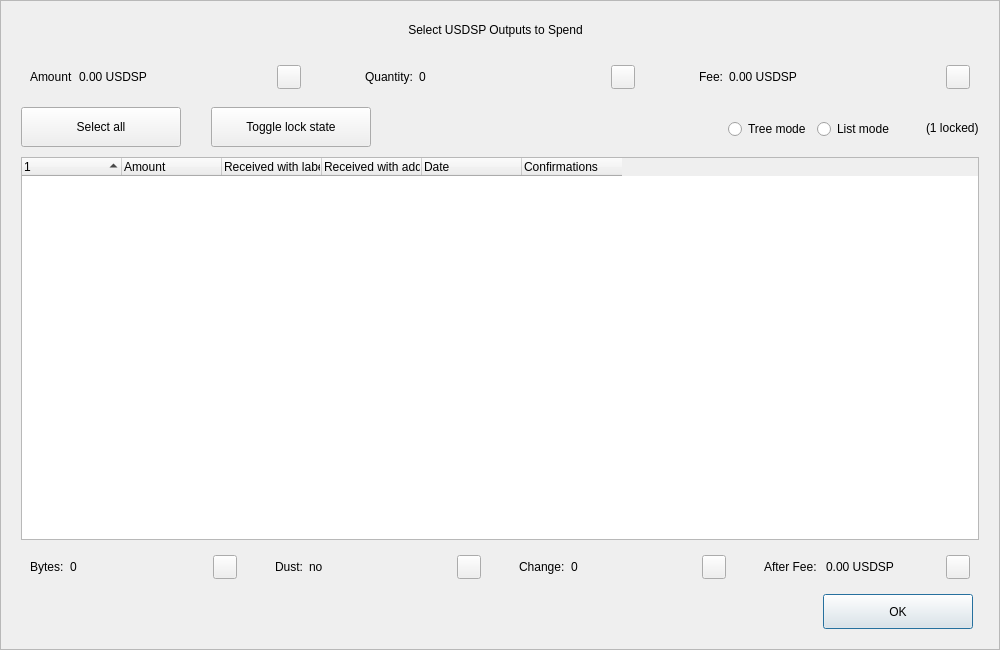
<?xml version="1.0" encoding="UTF-8"?>
<ui version="4.0">
 <class>CoinControlDialog</class>
 <widget class="QDialog" name="CoinControlDialog">
  <property name="geometry">
   <rect>
    <x>0</x>
    <y>0</y>
    <width>1000</width>
    <height>650</height>
   </rect>
  </property>
  <property name="minimumSize">
   <size>
    <width>950</width>
    <height>650</height>
   </size>
  </property>
  <property name="windowTitle">
   <string>Coin Selection</string>
  </property>
  <property name="styleSheet">
   <string notr="true"/>
  </property>
  <layout class="QVBoxLayout" name="verticalLayout">
   <property name="spacing">
    <number>0</number>
   </property>
   <property name="leftMargin">
    <number>0</number>
   </property>
   <property name="topMargin">
    <number>0</number>
   </property>
   <property name="rightMargin">
    <number>0</number>
   </property>
   <property name="bottomMargin">
    <number>0</number>
   </property>
   <item>
    <widget class="QFrame" name="frameContainer">
     <property name="toolTipDuration">
      <number>0</number>
     </property>
     <property name="frameShape">
      <enum>QFrame::StyledPanel</enum>
     </property>
     <property name="frameShadow">
      <enum>QFrame::Raised</enum>
     </property>
     <layout class="QVBoxLayout" name="verticalLayout_2">
      <property name="leftMargin">
       <number>0</number>
      </property>
      <property name="rightMargin">
       <number>0</number>
      </property>
      <property name="bottomMargin">
       <number>20</number>
      </property>
      <item>
       <layout class="QHBoxLayout" name="horizontalLayout_12">
        <property name="spacing">
         <number>0</number>
        </property>
        <property name="leftMargin">
         <number>20</number>
        </property>
        <property name="rightMargin">
         <number>30</number>
        </property>
        <item>
         <spacer name="horizontalSpacer_4">
          <property name="orientation">
           <enum>Qt::Horizontal</enum>
          </property>
          <property name="sizeHint" stdset="0">
           <size>
            <width>40</width>
            <height>20</height>
           </size>
          </property>
         </spacer>
        </item>
        <item>
         <widget class="QLabel" name="labelTitle">
          <property name="minimumSize">
           <size>
            <width>0</width>
            <height>40</height>
           </size>
          </property>
          <property name="maximumSize">
           <size>
            <width>16777215</width>
            <height>40</height>
           </size>
          </property>
          <property name="text">
           <string>Select USDSP Outputs to Spend</string>
          </property>
          <property name="alignment">
           <set>Qt::AlignCenter</set>
          </property>
          <property name="margin">
           <number>7</number>
          </property>
         </widget>
        </item>
        <item>
         <spacer name="horizontalSpacer_5">
          <property name="orientation">
           <enum>Qt::Horizontal</enum>
          </property>
          <property name="sizeHint" stdset="0">
           <size>
            <width>40</width>
            <height>20</height>
           </size>
          </property>
         </spacer>
        </item>
       </layout>
      </item>
      <item>
       <layout class="QHBoxLayout" name="horizontalLayout_8">
        <property name="leftMargin">
         <number>20</number>
        </property>
        <property name="rightMargin">
         <number>20</number>
        </property>
        <item>
         <widget class="QWidget" name="layoutAmount" native="true">
          <layout class="QHBoxLayout" name="horizontalLayout_9" stretch="0,1,0">
           <item>
            <widget class="QLabel" name="labelCoinControlAmountText">
             <property name="text">
              <string>Amount</string>
             </property>
            </widget>
           </item>
           <item>
            <widget class="QLabel" name="labelCoinControlAmount">
             <property name="text">
              <string>0.00 USDSP</string>
             </property>
            </widget>
           </item>
           <item alignment="Qt::AlignHCenter|Qt::AlignVCenter">
            <widget class="QPushButton" name="pushButtonAmount">
             <property name="minimumSize">
              <size>
               <width>0</width>
               <height>24</height>
              </size>
             </property>
             <property name="maximumSize">
              <size>
               <width>24</width>
               <height>26</height>
              </size>
             </property>
             <property name="focusPolicy">
              <enum>Qt::NoFocus</enum>
             </property>
             <property name="styleSheet">
              <string notr="true">padding-bottom:2px;
padding-right:4px;</string>
             </property>
             <property name="text">
              <string/>
             </property>
            </widget>
           </item>
          </layout>
         </widget>
        </item>
        <item>
         <spacer name="horizontalSpacer_2">
          <property name="orientation">
           <enum>Qt::Horizontal</enum>
          </property>
          <property name="sizeType">
           <enum>QSizePolicy::Fixed</enum>
          </property>
          <property name="sizeHint" stdset="0">
           <size>
            <width>40</width>
            <height>20</height>
           </size>
          </property>
         </spacer>
        </item>
        <item>
         <widget class="QWidget" name="layoutQuantity" native="true">
          <layout class="QHBoxLayout" name="horizontalLayout_10" stretch="0,1,0">
           <item>
            <widget class="QLabel" name="labelCoinControlQuantityText">
             <property name="text">
              <string>Quantity:</string>
             </property>
            </widget>
           </item>
           <item>
            <widget class="QLabel" name="labelCoinControlQuantity">
             <property name="text">
              <string>0</string>
             </property>
            </widget>
           </item>
           <item alignment="Qt::AlignHCenter|Qt::AlignVCenter">
            <widget class="QPushButton" name="pushButtonQuantity">
             <property name="minimumSize">
              <size>
               <width>0</width>
               <height>24</height>
              </size>
             </property>
             <property name="maximumSize">
              <size>
               <width>24</width>
               <height>26</height>
              </size>
             </property>
             <property name="focusPolicy">
              <enum>Qt::NoFocus</enum>
             </property>
             <property name="styleSheet">
              <string notr="true">padding-bottom:2px;
               padding-right:4px;</string>
             </property>
             <property name="text">
              <string/>
             </property>
            </widget>
           </item>
          </layout>
         </widget>
        </item>
        <item>
         <spacer name="horizontalSpacer_22">
          <property name="orientation">
           <enum>Qt::Horizontal</enum>
          </property>
          <property name="sizeType">
           <enum>QSizePolicy::Fixed</enum>
          </property>
          <property name="sizeHint" stdset="0">
           <size>
            <width>40</width>
            <height>20</height>
           </size>
          </property>
         </spacer>
        </item>
        <item>
         <widget class="QWidget" name="layoutFee" native="true">
          <layout class="QHBoxLayout" name="horizontalLayout_11" stretch="0,1,0">
           <item>
            <widget class="QLabel" name="labelCoinControlFeeText">
             <property name="text">
              <string>Fee:</string>
             </property>
            </widget>
           </item>
           <item>
            <widget class="QLabel" name="labelCoinControlFee">
             <property name="text">
              <string>0.00 USDSP</string>
             </property>
            </widget>
           </item>
           <item alignment="Qt::AlignHCenter|Qt::AlignVCenter">
            <widget class="QPushButton" name="pushButtonFee">
             <property name="minimumSize">
              <size>
               <width>0</width>
               <height>24</height>
              </size>
             </property>
             <property name="maximumSize">
              <size>
               <width>24</width>
               <height>26</height>
              </size>
             </property>
             <property name="focusPolicy">
              <enum>Qt::NoFocus</enum>
             </property>
             <property name="styleSheet">
              <string notr="true">padding-bottom:2px;
               padding-right:4px;</string>
             </property>
             <property name="text">
              <string/>
             </property>
            </widget>
           </item>
          </layout>
         </widget>
        </item>
       </layout>
      </item>
      <item>
       <widget class="QFrame" name="frame">
        <property name="minimumSize">
         <size>
          <width>0</width>
          <height>40</height>
         </size>
        </property>
        <property name="styleSheet">
         <string notr="true">#frame {
	border:0;
}</string>
        </property>
        <property name="frameShape">
         <enum>QFrame::StyledPanel</enum>
        </property>
        <property name="frameShadow">
         <enum>QFrame::Sunken</enum>
        </property>
        <layout class="QHBoxLayout" name="horizontalLayout">
         <property name="spacing">
          <number>0</number>
         </property>
         <property name="leftMargin">
          <number>20</number>
         </property>
         <property name="topMargin">
          <number>0</number>
         </property>
         <property name="rightMargin">
          <number>20</number>
         </property>
         <property name="bottomMargin">
          <number>0</number>
         </property>
         <item>
          <layout class="QHBoxLayout" name="horizontalLayoutPanel" stretch="0,0,0,0,0,0">
           <property name="spacing">
            <number>20</number>
           </property>
           <item>
            <widget class="QPushButton" name="pushButtonSelectAll">
             <property name="sizePolicy">
              <sizepolicy hsizetype="Maximum" vsizetype="Fixed">
               <horstretch>0</horstretch>
               <verstretch>0</verstretch>
              </sizepolicy>
             </property>
             <property name="minimumSize">
              <size>
               <width>160</width>
               <height>40</height>
              </size>
             </property>
             <property name="maximumSize">
              <size>
               <width>16777215</width>
               <height>40</height>
              </size>
             </property>
             <property name="text">
              <string>Select all</string>
             </property>
             <property name="checkable">
              <bool>true</bool>
             </property>
             <property name="checked">
              <bool>false</bool>
             </property>
             <property name="autoExclusive">
              <bool>false</bool>
             </property>
             <property name="autoDefault">
              <bool>false</bool>
             </property>
            </widget>
           </item>
           <item>
            <spacer name="horizontalSpacer_6">
             <property name="orientation">
              <enum>Qt::Horizontal</enum>
             </property>
             <property name="sizeType">
              <enum>QSizePolicy::Fixed</enum>
             </property>
             <property name="sizeHint" stdset="0">
              <size>
               <width>10</width>
               <height>20</height>
              </size>
             </property>
            </spacer>
           </item>
           <item>
            <widget class="QPushButton" name="pushButtonToggleLock">
             <property name="sizePolicy">
              <sizepolicy hsizetype="Maximum" vsizetype="Fixed">
               <horstretch>0</horstretch>
               <verstretch>0</verstretch>
              </sizepolicy>
             </property>
             <property name="minimumSize">
              <size>
               <width>160</width>
               <height>40</height>
              </size>
             </property>
             <property name="maximumSize">
              <size>
               <width>16777215</width>
               <height>40</height>
              </size>
             </property>
             <property name="text">
              <string>Toggle lock state</string>
             </property>
             <property name="checkable">
              <bool>true</bool>
             </property>
             <property name="autoExclusive">
              <bool>false</bool>
             </property>
             <property name="autoDefault">
              <bool>false</bool>
             </property>
            </widget>
           </item>
           <item>
            <spacer name="horizontalSpacer_7">
             <property name="orientation">
              <enum>Qt::Horizontal</enum>
             </property>
             <property name="sizeType">
              <enum>QSizePolicy::Expanding</enum>
             </property>
             <property name="sizeHint" stdset="0">
              <size>
               <width>30</width>
               <height>20</height>
              </size>
             </property>
            </spacer>
           </item>
           <item alignment="Qt::AlignRight">
            <widget class="QGroupBox" name="groupBox_2">
             <property name="styleSheet">
              <string notr="true">#groupBox_2 {
    background-color:transparent;
    border-radius:0;
}</string>
             </property>
             <property name="title">
              <string/>
             </property>
             <layout class="QHBoxLayout" name="horizontalLayout_14">
              <item>
               <widget class="QRadioButton" name="radioTreeMode">
                <property name="sizePolicy">
                 <sizepolicy hsizetype="Maximum" vsizetype="Fixed">
                  <horstretch>0</horstretch>
                  <verstretch>0</verstretch>
                 </sizepolicy>
                </property>
                <property name="text">
                 <string>Tree mode</string>
                </property>
               </widget>
              </item>
              <item>
               <widget class="QRadioButton" name="radioListMode">
                <property name="sizePolicy">
                 <sizepolicy hsizetype="Maximum" vsizetype="Fixed">
                  <horstretch>0</horstretch>
                  <verstretch>0</verstretch>
                 </sizepolicy>
                </property>
                <property name="text">
                 <string>List mode</string>
                </property>
                <property name="checked">
                 <bool>false</bool>
                </property>
               </widget>
              </item>
             </layout>
            </widget>
           </item>
           <item>
            <widget class="QLabel" name="labelLocked">
             <property name="text">
              <string>(1 locked)</string>
             </property>
            </widget>
           </item>
          </layout>
         </item>
        </layout>
       </widget>
      </item>
      <item>
       <layout class="QHBoxLayout" name="horizontalLayout_13">
        <property name="leftMargin">
         <number>20</number>
        </property>
        <property name="rightMargin">
         <number>20</number>
        </property>
        <item>
         <widget class="CoinControlTreeWidget" name="treeWidget">
          <property name="contextMenuPolicy">
           <enum>Qt::CustomContextMenu</enum>
          </property>
          <property name="styleSheet">
           <string notr="true"/>
          </property>
          <property name="sortingEnabled">
           <bool>false</bool>
          </property>
          <property name="columnCount">
           <number>6</number>
          </property>
          <attribute name="headerShowSortIndicator" stdset="0">
           <bool>true</bool>
          </attribute>
          <attribute name="headerStretchLastSection">
           <bool>false</bool>
          </attribute>
          <column>
           <property name="text">
            <string/>
           </property>
          </column>
          <column>
           <property name="text">
            <string>Amount</string>
           </property>
          </column>
          <column>
           <property name="text">
            <string>Received with label</string>
           </property>
          </column>
          <column>
           <property name="text">
            <string>Received with address</string>
           </property>
          </column>
          <column>
           <property name="text">
            <string>Date</string>
           </property>
          </column>
          <column>
           <property name="text">
            <string>Confirmations</string>
           </property>
           <property name="toolTip">
            <string>Confirmed</string>
           </property>
          </column>
         </widget>
        </item>
       </layout>
      </item>
      <item>
       <layout class="QHBoxLayout" name="horizontalLayout_3">
        <property name="spacing">
         <number>20</number>
        </property>
        <property name="leftMargin">
         <number>20</number>
        </property>
        <property name="rightMargin">
         <number>20</number>
        </property>
        <item>
         <widget class="QWidget" name="layoutBytes" native="true">
          <layout class="QHBoxLayout" name="horizontalLayout_4" stretch="0,1,0">
           <item>
            <widget class="QLabel" name="labelCoinControlBytesText">
             <property name="text">
              <string>Bytes:</string>
             </property>
            </widget>
           </item>
           <item>
            <widget class="QLabel" name="labelCoinControlBytes">
             <property name="text">
              <string>0</string>
             </property>
            </widget>
           </item>
           <item alignment="Qt::AlignHCenter|Qt::AlignVCenter">
            <widget class="QPushButton" name="pushButtonBytes">
             <property name="minimumSize">
              <size>
               <width>0</width>
               <height>24</height>
              </size>
             </property>
             <property name="maximumSize">
              <size>
               <width>24</width>
               <height>26</height>
              </size>
             </property>
             <property name="focusPolicy">
              <enum>Qt::NoFocus</enum>
             </property>
             <property name="styleSheet">
              <string notr="true">padding-bottom:2px;
               padding-right:4px;</string>
             </property>
             <property name="text">
              <string/>
             </property>
            </widget>
           </item>
          </layout>
         </widget>
        </item>
        <item>
         <widget class="QWidget" name="layoutDust" native="true">
          <layout class="QHBoxLayout" name="horizontalLayout_5" stretch="0,1,0">
           <item>
            <widget class="QLabel" name="labelCoinControlLowOutputText">
             <property name="text">
              <string>Dust:</string>
             </property>
            </widget>
           </item>
           <item>
            <widget class="QLabel" name="labelCoinControlLowOutput">
             <property name="text">
              <string>no</string>
             </property>
            </widget>
           </item>
           <item alignment="Qt::AlignHCenter|Qt::AlignVCenter">
            <widget class="QPushButton" name="pushButtonDust">
             <property name="minimumSize">
              <size>
               <width>0</width>
               <height>24</height>
              </size>
             </property>
             <property name="maximumSize">
              <size>
               <width>24</width>
               <height>26</height>
              </size>
             </property>
             <property name="focusPolicy">
              <enum>Qt::NoFocus</enum>
             </property>
             <property name="styleSheet">
              <string notr="true">padding-bottom:2px;
               padding-right:4px;</string>
             </property>
             <property name="text">
              <string/>
             </property>
            </widget>
           </item>
          </layout>
         </widget>
        </item>
        <item>
         <widget class="QWidget" name="layoutChange" native="true">
          <layout class="QHBoxLayout" name="horizontalLayout_6" stretch="0,1,0">
           <item>
            <widget class="QLabel" name="labelCoinControlChangeText">
             <property name="text">
              <string>Change:</string>
             </property>
            </widget>
           </item>
           <item>
            <widget class="QLabel" name="labelCoinControlChange">
             <property name="text">
              <string>0</string>
             </property>
            </widget>
           </item>
           <item alignment="Qt::AlignHCenter|Qt::AlignVCenter">
            <widget class="QPushButton" name="pushButtonChange">
             <property name="minimumSize">
              <size>
               <width>0</width>
               <height>24</height>
              </size>
             </property>
             <property name="maximumSize">
              <size>
               <width>24</width>
               <height>26</height>
              </size>
             </property>
             <property name="focusPolicy">
              <enum>Qt::NoFocus</enum>
             </property>
             <property name="styleSheet">
              <string notr="true">padding-bottom:2px;
               padding-right:4px;</string>
             </property>
             <property name="text">
              <string/>
             </property>
            </widget>
           </item>
          </layout>
         </widget>
        </item>
        <item>
         <widget class="QWidget" name="layoutAfter" native="true">
          <layout class="QHBoxLayout" name="horizontalLayout_7" stretch="0,1,0">
           <item>
            <widget class="QLabel" name="labelCoinControlAfterFeeText">
             <property name="text">
              <string>After Fee: </string>
             </property>
            </widget>
           </item>
           <item>
            <widget class="QLabel" name="labelCoinControlAfterFee">
             <property name="text">
              <string>0.00 USDSP</string>
             </property>
            </widget>
           </item>
           <item alignment="Qt::AlignHCenter|Qt::AlignVCenter">
            <widget class="QPushButton" name="pushButtonAlterFee">
             <property name="minimumSize">
              <size>
               <width>0</width>
               <height>24</height>
              </size>
             </property>
             <property name="maximumSize">
              <size>
               <width>24</width>
               <height>26</height>
              </size>
             </property>
             <property name="focusPolicy">
              <enum>Qt::NoFocus</enum>
             </property>
             <property name="styleSheet">
              <string notr="true">padding-bottom:2px;
               padding-right:4px;</string>
             </property>
             <property name="text">
              <string/>
             </property>
            </widget>
           </item>
          </layout>
         </widget>
        </item>
       </layout>
      </item>
      <item>
       <layout class="QHBoxLayout" name="horizontalLayout_2">
        <property name="spacing">
         <number>0</number>
        </property>
        <property name="leftMargin">
         <number>20</number>
        </property>
        <property name="rightMargin">
         <number>26</number>
        </property>
        <item>
         <spacer name="horizontalSpacer_3">
          <property name="orientation">
           <enum>Qt::Horizontal</enum>
          </property>
          <property name="sizeHint" stdset="0">
           <size>
            <width>558</width>
            <height>20</height>
           </size>
          </property>
         </spacer>
        </item>
        <item>
         <widget class="QPushButton" name="pushButtonOk">
          <property name="minimumSize">
           <size>
            <width>150</width>
            <height>35</height>
           </size>
          </property>
          <property name="text">
           <string>OK</string>
          </property>
         </widget>
        </item>
       </layout>
      </item>
     </layout>
    </widget>
   </item>
  </layout>
 </widget>
 <customwidgets>
  <customwidget>
   <class>CoinControlTreeWidget</class>
   <extends>QTreeWidget</extends>
   <header>coincontroltreewidget.h</header>
  </customwidget>
 </customwidgets>
 <resources/>
 <connections/>
</ui>
